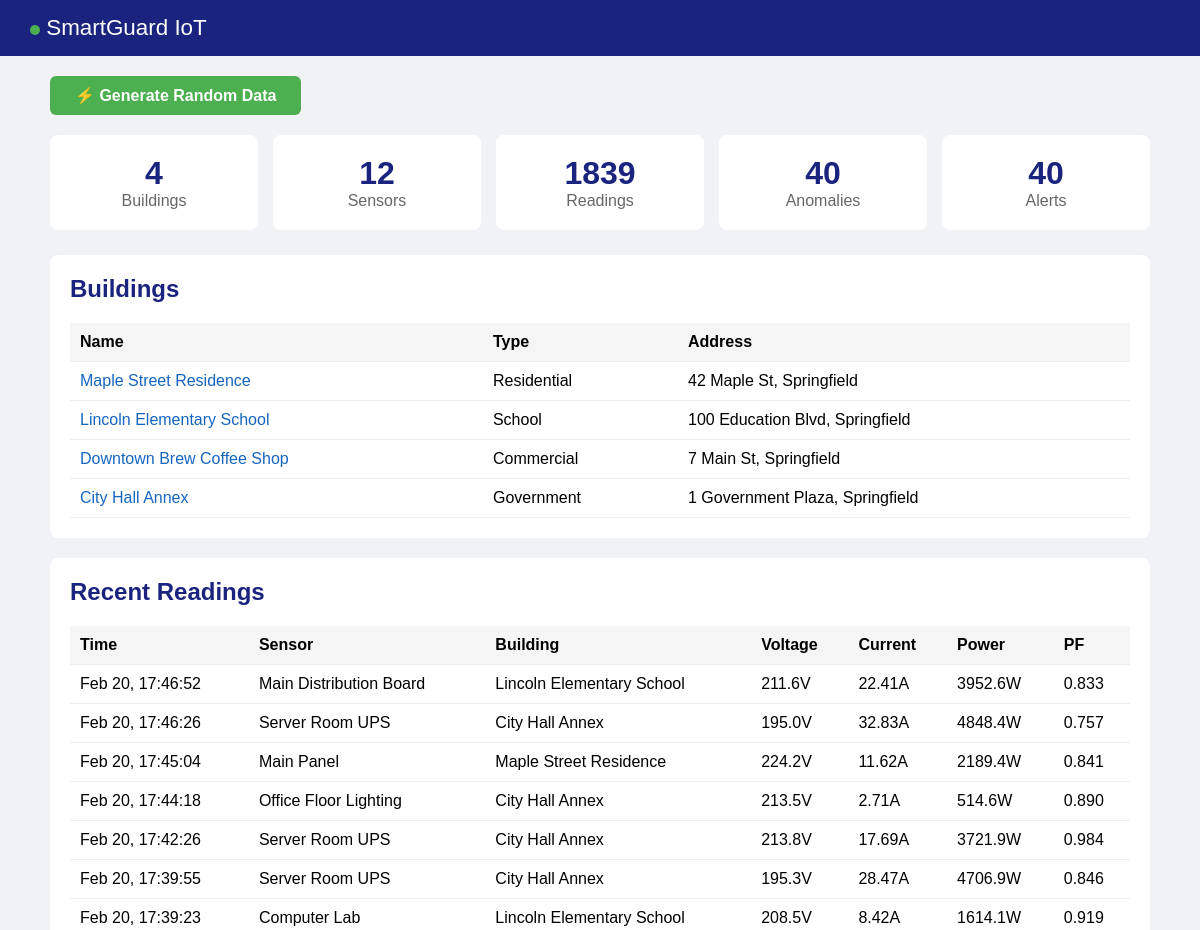
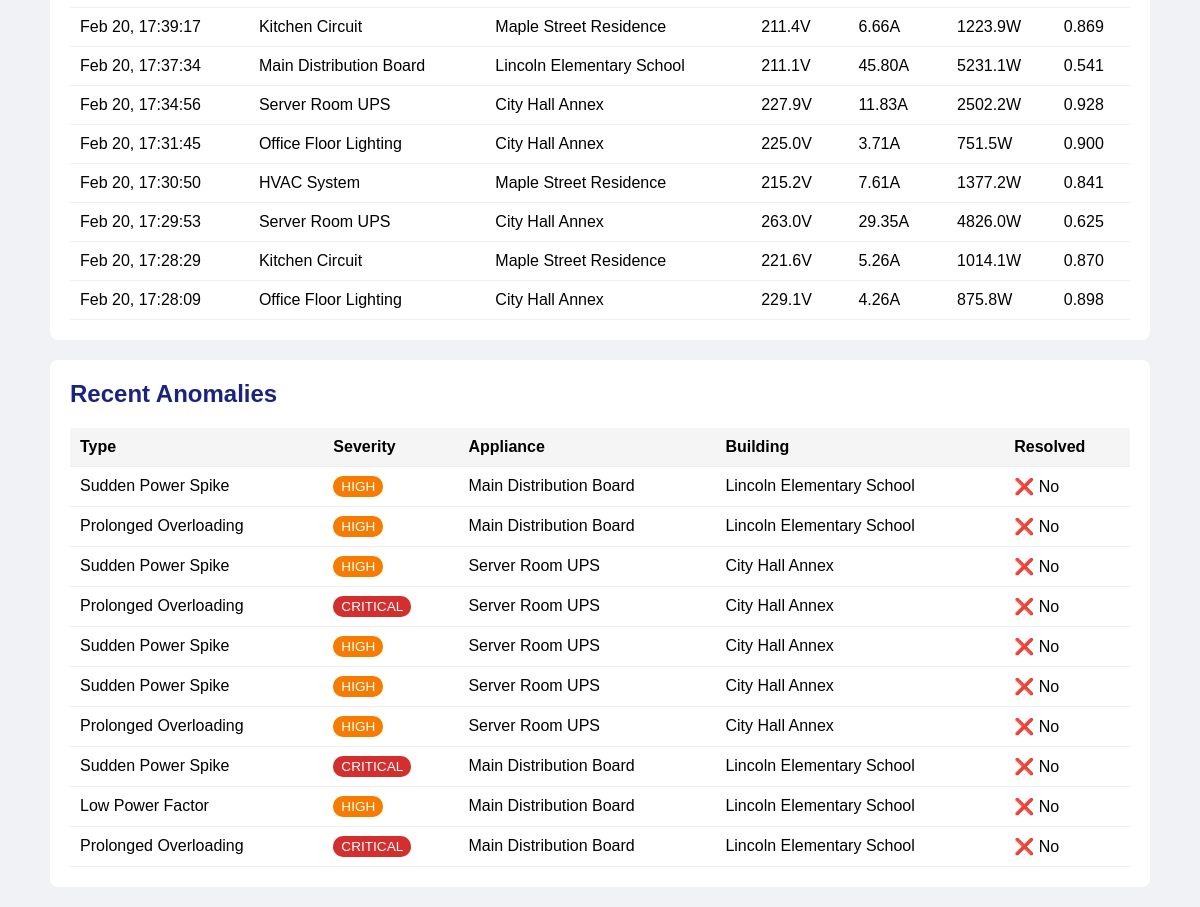
The page / on the database its author committed (2 pictures, top to bottom).
### smartguard_app/models.py (models this page shows, shortened)
class Building(models.Model):
    name = models.CharField(max_length=200)
    address = models.TextField()
    building_type = models.ForeignKey(
        BuildingType,
        on_delete=models.CASCADE,
        related_name='buildings'
    )

class BuildingType(models.Model):
    name = models.CharField(max_length=50, unique=True)

class EnergyReading(models.Model):
    sensor = models.ForeignKey(
        Sensor,
        on_delete=models.CASCADE,
        related_name='readings'
    )
    timestamp = models.DateTimeField(default=timezone.now, db_index=True)
    voltage = models.FloatField()
    current = models.FloatField()
    power_watts = models.FloatField()
    power_factor = models.FloatField(default=1.0)
    class Meta:
        ordering = ['-timestamp']

class Sensor(models.Model):
    building = models.ForeignKey(
        Building,
        on_delete=models.CASCADE,
        related_name='sensors'
    )
    sensor_label = models.CharField(max_length=100)
    appliance_name = models.CharField(max_length=150)

class Anomaly(models.Model):
    ANOMALY_TYPES = [
        ('SPIKE', 'Sudden Power Spike'),
        ('OVERLOAD', 'Prolonged Overloading'),
        ('ABNORMAL', 'Abnormal Consumption Pattern'),
        ('LOW_PF', 'Low Power Factor'),
        ('VOLTAGE_SAG', 'Voltage Sag'),
        ('VOLTAGE_SWELL', 'Voltage Swell'),
    ]
    SEVERITY_CHOICES = [
        ('LOW', 'Low'),
        ('MEDIUM', 'Medium'),
        ('HIGH', 'High'),
        ('CRITICAL', 'Critical'),
    ]
    sensor = models.ForeignKey(
        Sensor,
        on_delete=models.CASCADE,
        related_name='anomalies'
    )
    reading = models.ForeignKey(
        EnergyReading,
        on_delete=models.SET_NULL,
        null=True,
        blank=True,
        related_name='anomalies'
    )
    anomaly_type = models.CharField(max_length=20, choices=ANOMALY_TYPES)
    severity = models.CharField(max_length=10, choices=SEVERITY_CHOICES)
    description = models.TextField()
    detected_at = models.DateTimeField(default=timezone.now)
    resolved = models.BooleanField(default=False)
    class Meta:
        verbose_name_plural = 'Anomalies'

### smartguard_app/views.py (the view)
# urls.py: path('', views.dashboard, name='dashboard'),
def dashboard(request):
    context = {
        'building_count': Building.objects.count(),
        'sensor_count': Sensor.objects.count(),
        'reading_count': EnergyReading.objects.count(),
        'anomaly_count': Anomaly.objects.count(),
        'alert_count': Alert.objects.count(),
        'buildings': Building.objects.select_related('building_type').all(),
        'recent_anomalies': Anomaly.objects.select_related(
            'sensor', 'sensor__building'
        ).order_by('-detected_at')[:10],
        'recent_readings': EnergyReading.objects.select_related(
            'sensor', 'sensor__building'
        ).order_by('-timestamp')[:15],
    }
    return render(request, 'smartguard_template/dashboard.html', context)

### smartguard_app/templates/smartguard_template/dashboard.html (shortened to what this page needs)
<!DOCTYPE html>
<html>
<head>
</head>
<body>
    <nav>
        <span><span class="live-dot"></span> SmartGuard IoT</span>
    </nav>
    <div class="container">
        <div class="actions">
            <a href="{% url 'smartguard:generate_data' %}" class="btn btn-generate">
                ⚡ Generate Random Data
            </a>
        </div>
        <div class="stats">
            <div class="stat"><div class="num">{{ building_count }}</div><div class="lbl">Buildings</div></div>
            <div class="stat"><div class="num">{{ sensor_count }}</div><div class="lbl">Sensors</div></div>
            <div class="stat"><div class="num">{{ reading_count }}</div><div class="lbl">Readings</div></div>
            <div class="stat"><div class="num">{{ anomaly_count }}</div><div class="lbl">Anomalies</div></div>
            <div class="stat"><div class="num">{{ alert_count }}</div><div class="lbl">Alerts</div></div>
        </div>
        <div class="card">
            <h2>Buildings</h2>
            <table>
                <tr><th>Name</th><th>Type</th><th>Address</th></tr>
                {% for b in buildings %}
                <tr>
                    <td><a href="{% url 'smartguard:building_detail' b.id %}">{{ b.name }}</a></td>
                    <td>{{ b.building_type.name }}</td>
                    <td>{{ b.address }}</td>
                </tr>
                {% endfor %}
            </table>
        </div>
        <div class="card">
            <h2>Recent Readings</h2>
            <table>
                <tr><th>Time</th><th>Sensor</th><th>Building</th><th>Voltage</th><th>Current</th><th>Power</th><th>PF</th></tr>
                {% for r in recent_readings %}
                <tr>
                    <td>{{ r.timestamp|date:"M d, H:i:s" }}</td>
                    <td>{{ r.sensor.appliance_name }}</td>
                    <td>{{ r.sensor.building.name }}</td>
                    <td>{{ r.voltage|floatformat:1 }}V</td>
                    <td>{{ r.current|floatformat:2 }}A</td>
                    <td>{{ r.power_watts|floatformat:1 }}W</td>
                    <td>{{ r.power_factor|floatformat:3 }}</td>
                </tr>
                {% endfor %}
            </table>
        </div>
        <div class="card">
            <h2>Recent Anomalies</h2>
            <table>
                <tr><th>Type</th><th>Severity</th><th>Appliance</th><th>Building</th><th>Resolved</th></tr>
                {% for a in recent_anomalies %}
                <tr>
                    <td>{{ a.get_anomaly_type_display }}</td>
                    <td><span class="badge {{ a.severity|lower }}">{{ a.severity }}</span></td>
                    <td>{{ a.sensor.appliance_name }}</td>
                    <td>{{ a.sensor.building.name }}</td>
                    <td>{% if a.resolved %}✅ Yes{% else %}❌ No{% endif %}</td>
                </tr>
                {% endfor %}
            </table>
        </div>
    </div>
</body>
</html>

### smartguard_app/templates/smartguard_template/dashboard.html (style rules this page uses)
body { font-family: Arial, sans-serif; margin: 0; background: #f0f2f5; }
nav { background: #1a237e; color: white; padding: 15px 30px; font-size: 1.4em; display: flex; justify-content: space-between; align-items: center; }
.container { max-width: 1100px; margin: 20px auto; padding: 0 20px; }
.stats { display: grid; grid-template-columns: repeat(auto-fit, minmax(150px, 1fr)); gap: 15px; margin-bottom: 25px; }
.stat { background: white; border-radius: 8px; padding: 20px; text-align: center; }
.stat .num { font-size: 2em; font-weight: bold; color: #1a237e; }
.stat .lbl { color: #666; }
.card { background: white; border-radius: 8px; padding: 20px; margin-bottom: 20px; }
.card h2 { margin-top: 0; color: #1a237e; }
table { width: 100%; border-collapse: collapse; }
th, td { padding: 10px; text-align: left; border-bottom: 1px solid #eee; }
th { background: #f5f5f5; }
a { color: #1565c0; text-decoration: none; }
.badge { padding: 3px 8px; border-radius: 10px; color: white; font-size: 0.85em; }
.critical { background: #d32f2f; }
.high { background: #f57c00; }
.btn { padding: 10px 25px; border: none; border-radius: 6px; cursor: pointer; font-size: 1em; font-weight: bold; text-decoration: none; display: inline-block; }
.btn-generate { background: #4caf50; color: white; }
.actions { display: flex; gap: 10px; margin-bottom: 20px; flex-wrap: wrap; }
.live-dot { width: 10px; height: 10px; background: #4caf50; border-radius: 50%; display: inline-block; animation: pulse 1.5s infinite; }

### rows shown on the page
Building: name "Maple Street Residence", building_type.name "Residential", address "42 Maple St, Springfield"
Building: name "Lincoln Elementary School", building_type.name "School", address "100 Education Blvd, Springfield"
Building: name "Downtown Brew Coffee Shop", building_type.name "Commercial", address "7 Main St, Springfield"
Building: name "City Hall Annex", building_type.name "Government", address "1 Government Plaza, Springfield"
EnergyReading: timestamp "Feb 20, 17:46:52", sensor.appliance_name "Main Distribution Board", sensor.building.name "Lincoln Elementary School", voltage "211.6", current "22.41", power_watts "3952.6", power_factor "0.833"
EnergyReading: timestamp "Feb 20, 17:46:26", sensor.appliance_name "Server Room UPS", sensor.building.name "City Hall Annex", voltage "195.0", current "32.83", power_watts "4848.4", power_factor "0.757"
EnergyReading: timestamp "Feb 20, 17:45:04", sensor.appliance_name "Main Panel", sensor.building.name "Maple Street Residence", voltage "224.2", current "11.62", power_watts "2189.4", power_factor "0.841"
EnergyReading: timestamp "Feb 20, 17:44:18", sensor.appliance_name "Office Floor Lighting", sensor.building.name "City Hall Annex", voltage "213.5", current "2.71", power_watts "514.6", power_factor "0.890"
EnergyReading: timestamp "Feb 20, 17:42:26", sensor.appliance_name "Server Room UPS", sensor.building.name "City Hall Annex", voltage "213.8", current "17.69", power_watts "3721.9", power_factor "0.984"
EnergyReading: timestamp "Feb 20, 17:39:55", sensor.appliance_name "Server Room UPS", sensor.building.name "City Hall Annex", voltage "195.3", current "28.47", power_watts "4706.9", power_factor "0.846"
EnergyReading: timestamp "Feb 20, 17:39:23", sensor.appliance_name "Computer Lab", sensor.building.name "Lincoln Elementary School", voltage "208.5", current "8.42", power_watts "1614.1", power_factor "0.919"
EnergyReading: timestamp "Feb 20, 17:39:17", sensor.appliance_name "Kitchen Circuit", sensor.building.name "Maple Street Residence", voltage "211.4", current "6.66", power_watts "1223.9", power_factor "0.869"
EnergyReading: timestamp "Feb 20, 17:37:34", sensor.appliance_name "Main Distribution Board", sensor.building.name "Lincoln Elementary School", voltage "211.1", current "45.80", power_watts "5231.1", power_factor "0.541"
EnergyReading: timestamp "Feb 20, 17:34:56", sensor.appliance_name "Server Room UPS", sensor.building.name "City Hall Annex", voltage "227.9", current "11.83", power_watts "2502.2", power_factor "0.928"
EnergyReading: timestamp "Feb 20, 17:31:45", sensor.appliance_name "Office Floor Lighting", sensor.building.name "City Hall Annex", voltage "225.0", current "3.71", power_watts "751.5", power_factor "0.900"
EnergyReading: timestamp "Feb 20, 17:30:50", sensor.appliance_name "HVAC System", sensor.building.name "Maple Street Residence", voltage "215.2", current "7.61", power_watts "1377.2", power_factor "0.841"
EnergyReading: timestamp "Feb 20, 17:29:53", sensor.appliance_name "Server Room UPS", sensor.building.name "City Hall Annex", voltage "263.0", current "29.35", power_watts "4826.0", power_factor "0.625"
EnergyReading: timestamp "Feb 20, 17:28:29", sensor.appliance_name "Kitchen Circuit", sensor.building.name "Maple Street Residence", voltage "221.6", current "5.26", power_watts "1014.1", power_factor "0.870"
EnergyReading: timestamp "Feb 20, 17:28:09", sensor.appliance_name "Office Floor Lighting", sensor.building.name "City Hall Annex", voltage "229.1", current "4.26", power_watts "875.8", power_factor "0.898"
Anomaly: anomaly_type "Sudden Power Spike", severity "HIGH", sensor.appliance_name "Main Distribution Board", sensor.building.name "Lincoln Elementary School", resolved "❌ No"
Anomaly: anomaly_type "Prolonged Overloading", severity "HIGH", sensor.appliance_name "Main Distribution Board", sensor.building.name "Lincoln Elementary School", resolved "❌ No"
Anomaly: anomaly_type "Sudden Power Spike", severity "HIGH", sensor.appliance_name "Server Room UPS", sensor.building.name "City Hall Annex", resolved "❌ No"
Anomaly: anomaly_type "Prolonged Overloading", severity "CRITICAL", sensor.appliance_name "Server Room UPS", sensor.building.name "City Hall Annex", resolved "❌ No"
Anomaly: anomaly_type "Sudden Power Spike", severity "HIGH", sensor.appliance_name "Server Room UPS", sensor.building.name "City Hall Annex", resolved "❌ No"
Anomaly: anomaly_type "Sudden Power Spike", severity "HIGH", sensor.appliance_name "Server Room UPS", sensor.building.name "City Hall Annex", resolved "❌ No"
Anomaly: anomaly_type "Prolonged Overloading", severity "HIGH", sensor.appliance_name "Server Room UPS", sensor.building.name "City Hall Annex", resolved "❌ No"
Anomaly: anomaly_type "Sudden Power Spike", severity "CRITICAL", sensor.appliance_name "Main Distribution Board", sensor.building.name "Lincoln Elementary School", resolved "❌ No"
Anomaly: anomaly_type "Low Power Factor", severity "HIGH", sensor.appliance_name "Main Distribution Board", sensor.building.name "Lincoln Elementary School", resolved "❌ No"
Anomaly: anomaly_type "Prolonged Overloading", severity "CRITICAL", sensor.appliance_name "Main Distribution Board", sensor.building.name "Lincoln Elementary School", resolved "❌ No"

### other values the page prints
{{ building_count }} "4"
{{ sensor_count }} "12"
{{ reading_count }} "1839"
{{ anomaly_count }} "40"
{{ alert_count }} "40"
